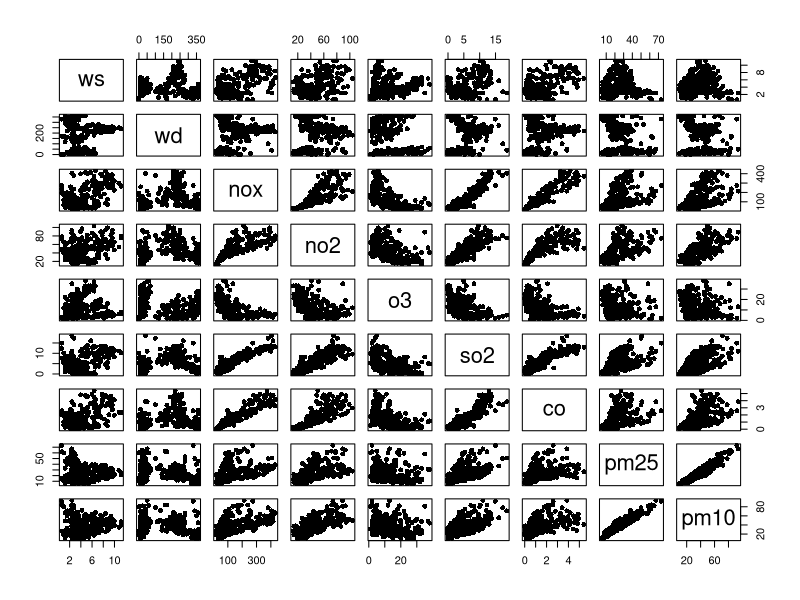
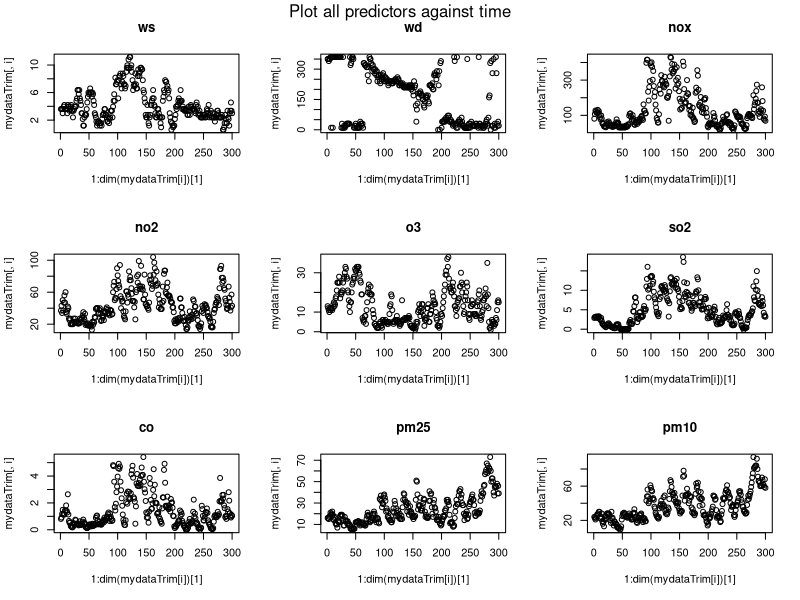

Source code (R) for these figures, in order:
# Some preliminary analysis for potential data for 333 prject 
setwd('/Users/Qihong/Code/github/STAT333_Project')
rm(list = ls())
library(GGally)
library(car)
library(plyr)
library(leaps)
mydata = read.csv('data/OpenAir_example_data_long.csv')
dim(mydata)

# eliminate rows with missing values (NA)
mydata = mydata[complete.cases(mydata), ]
# switch the response variables to the end of the dataframe
mydata[length(mydata) + 1] = mydata[7]
mydata[7] = NULL
colnames(mydata)[10] = 'pm10'


####################################
# glance at the data
####################################
# temp: trim the dimentionality of the input space (to plot data)
mydataTrim = data.frame(mydata[1:300,2:10])

# some summaries
head(mydata)
summary(mydata)
# ggpairs(mydataTrim)
plot(mydataTrim, pch = 16)

# plot data aginst time (for 1st 300 obs)
# we see clear autocorrelation... 
par(mfrow=c(3,3)) 
for (i in 1:length(mydataTrim)){
    plot(1:dim(mydataTrim[i])[1], mydataTrim[,i])  
    title(colnames(mydataTrim)[i])
}
mtext("Plot all predictors against time", side = 3, line = -1.5, outer = TRUE)



####################################
# Analysis, fitting models 
####################################


# fitting a nai
lm.fit_all = lm(mydata$pm10 ~ mydata$nox +mydata$no2 +mydata$o3 +mydata$so2 +mydata$co)

# plot(lm.fit_all)
# QQ plot indicating abnormality
# outliers removal needed


# stepwise regression procedure
# lm.null = lm(mydata$pm10 ~ 1, data = mydataTrim)
# lm.full = lm(mydata$pm10 ~ ., data = mydataTrim)
# step(lm.null, scope = list(lowr = lm.null, upper = lm.full), direction = 'both')


####### TODO ##############
## check auto-correlations
## check multicolinearity
## variable selections
## residual analysis
## standardization
## regularization 
###########################
